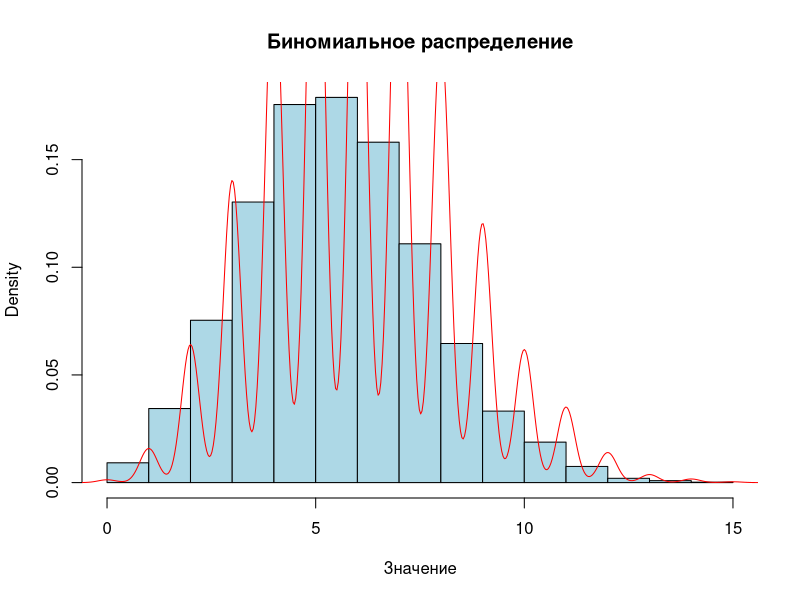
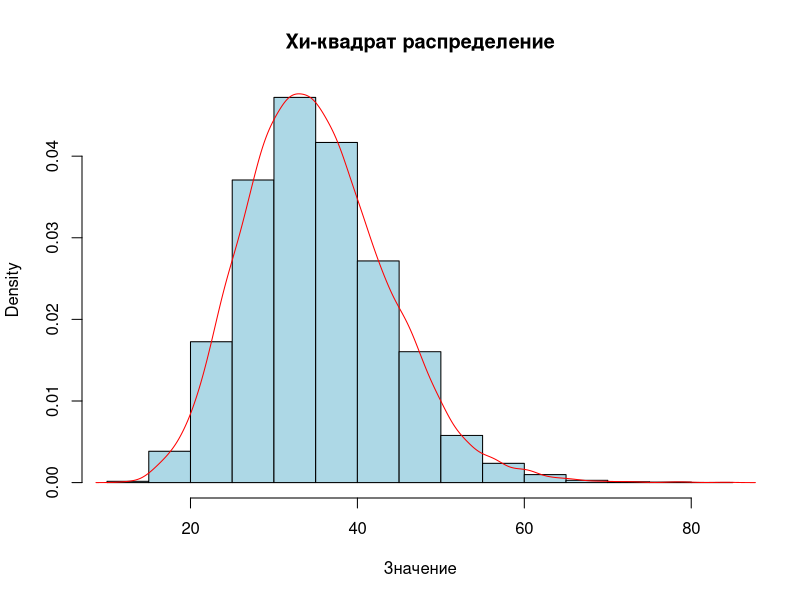
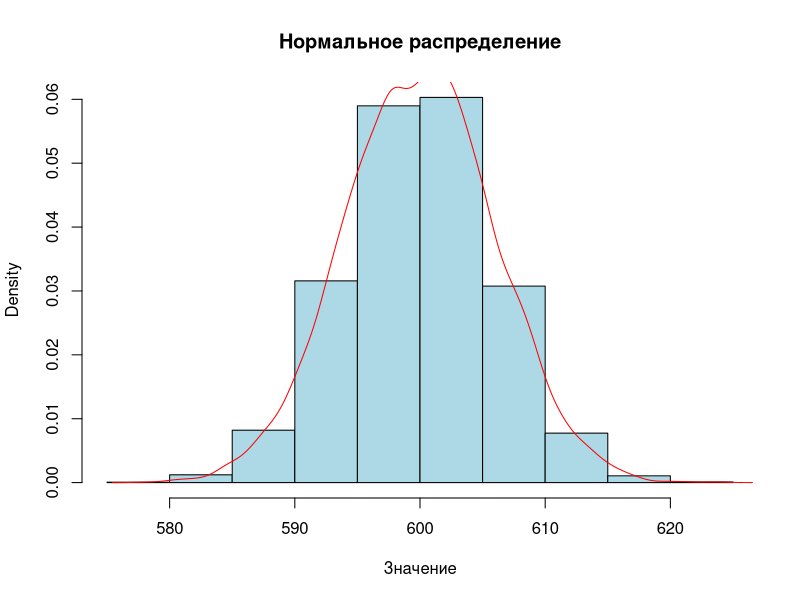

The R script that drew these images, in order:
## ---- chunk 1
# * Статистика

# Биноминальное распредление

k <- 6  # мой порядковый номер в группе
n <- 30 # количество студентов в группе

p    <- k / n
size <- n

binom_data <- rbinom(10000, size = size, prob = p)

binom_mean   <- mean(binom_data)
binom_var    <- var(binom_data)
binom_sd     <- sd(binom_data)
binom_mode   <- as.numeric(names(sort(table(binom_data), decreasing = TRUE)[1]))
binom_median <- median(binom_data)

cat("Биномиальное распределение:\n")
cat("Мат. ожидание:", binom_mean, "\nДисперсия:", binom_var, "\nСтандартное отклонение:", binom_sd, 
    "\nМода:", binom_mode, "\nМедиана:", binom_median, "\n\n")

hist(binom_data, probability = TRUE, main = "Биномиальное распределение", xlab = "Значение", col = "lightblue")
lines(density(binom_data), col = "red")

'---'

# Хи-квадрат распределение
df       <- (n - 1) + k
chi_data <- rchisq(10000, df = df)

chi_mean   <- mean(chi_data)
chi_var    <- var(chi_data)
chi_sd     <- sd(chi_data)
chi_mode   <- df - 2
chi_median <- qchisq(0.5, df)

cat("Хи-квадрат распределение:\n")
cat("Мат. ожидание:", chi_mean, "\nДисперсия:", chi_var, "\nСтандартное отклонение:", chi_sd, 
    "\nМода:", chi_mode, "\nМедиана:", chi_median, "\n\n")

hist(chi_data, probability = TRUE, main = "Хи-квадрат распределение", xlab = "Значение", col = "lightblue")
lines(density(chi_data), col = "red")

'---'

# Нормальное распределение
m     <- k * 100
sigma <- sqrt(n + k)

norm_data   <- rnorm(10000, mean = m, sd = sigma)
norm_mean   <- mean(norm_data)
norm_var    <- var(norm_data)
norm_sd     <- sd(norm_data)
norm_mode   <- m # У нормального распрделения мода совпадает математичексим ожиданием
norm_median <- median(norm_data)

cat("Нормальное распределение:\n")
cat("Мат. ожидание:", norm_mean, "\nДисперсия:", norm_var, "\nСтандартное отклонение:", norm_sd, 
    "\nМода:", norm_mode, "\nМедиана:", norm_median, "\n\n")

hist(norm_data, probability = TRUE, main = "Нормальное распределение", xlab = "Значение", col = "lightblue")
lines(density(norm_data), col = "red")

'---'

# * Теория вероятности (задачки)

# Компания, сдающая машины в прокат, владеет 60 автомобилями, 35 из
# них фирменной расцветки. Известно, что 5 автомобилей в данный момент
# находятся в ремонте. Найти вероятность того, что

total_cars   <- 60       # Общее количество автомобилей
branded_cars <- 35       # Число фирменных автомобилей
repair_cars  <- 5        # Число автомобилей в ремонте

p <- branded_cars / total_cars # Вероятность, что автомобиль фирменной расцветки

# Вероятность того, что ровно два автомобиля в ремонте фирменной расцветки
x                <- 2
prob_two_branded <- dbinom(x, size = repair_cars, prob = p)

cat("Вероятность того, что ровно два автомобиля из ремонтирующихся — фирменной расцветки:", prob_two_branded, "\n")

# Вероятность того, что хотя бы один из ремонтирующихся автомобилей фирменной расцветки
prob_at_least_one <- 1 - dbinom(0, size = repair_cars, prob = p)

cat("Вероятность того, что хотя бы один из ремонтирующихся автомобилей — фирменной расцветки:", prob_at_least_one, "\n")

'---'

# Вы решили узнать, есть ли среди ваших однокурсников кто-нибудь, у
# кого день рождения (без учета года) совпадает с вашим.
# Понятно, что если вы узнаете дату др только одного однокурсника, то
# вероятность того, что вы сразу нашли нужного, довольно мала.
# Если вы узнаете дату др двоих однокурсников, то вероятность того, что
# среди них есть нужный, чуть выше. Если бы на курсе училось 100-200-300 человек, 
# то вероятность того, что среди них есть хотя бы один с нужной датой
# ДР, должна быть довольно большой.

# Задача связана с парадоксом дней рождения =)
# https://en.wikipedia.org/wiki/Birthday_problem

# Вероятность хотя бы одного совпадения среди 390 человек
n_a               <- 390 # Количество человек
prob_no_match     <- (1 - 1/365) ^ n_a
prob_at_least_one <- 1 - prob_no_match

cat("Вероятность того, что среди 390 человек есть хотя бы один с вашей датой рождения:", prob_at_least_one, "\n")

# Нужно определить минимальное n, чтобы вероятность была больше 0.5
n_b <- 1

while ((1 - (1 - 1/365)^n_b) <= 0.5) {
  n_b <- n_b + 1
}

cat("Минимальное количество человек, чтобы вероятность была больше 0.5:", n_b, "\n")

'---'

# * Покер
# TODO: сделать xD

# В карточной игре покер игрок получает 5 карт из колоды в 52 карты.
# Задача игрока собрать наиболее сильную комбинацию карт. Комбинации бывают следующие:
# а) пара - две карты одного номинала;
# б) две пары - две карты одного номинала, две карты другого;
# в) тройка - три карты одного номинала;
# г) стрит - пять последовательных по номиналу карт (предполагается, что за тузом по номиналу следует двойка);
# д) флэш - все карты одной масти;
# е) три+два - три карты одного номинала, две карты другого;
# ж) каре - четыре карты одного номинала;
# з) стрит-флэш - пять последовательных по номиналу карт одной масти;
# b) ройал-флэш - туз, король, дама, валет и десятка одной и той же масти

# Найдите вероятность получения каждой из перечисленных комбинаций
# при случайной сдаче карт. Вычислите вероятность того, что не выпадет ни
# одна из вышеперечисленных комбинаций.
